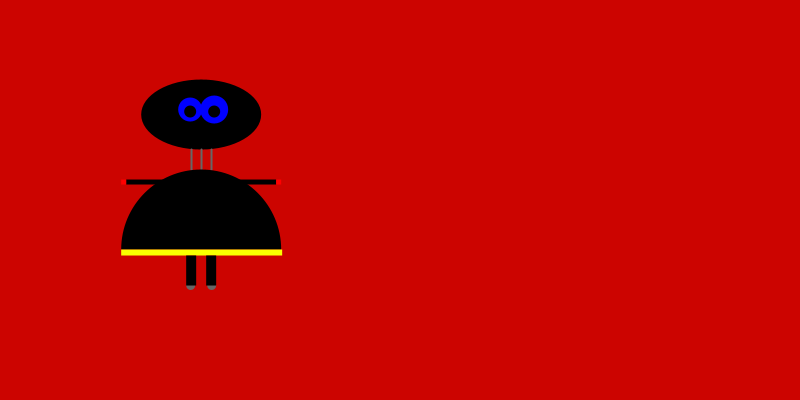
Frame 1 (no input)
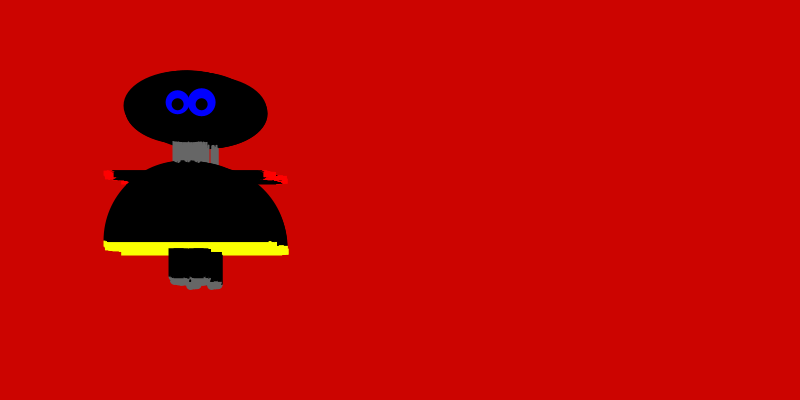
Frame 60 (the mouse pressed at the canvas centre just before this capture)
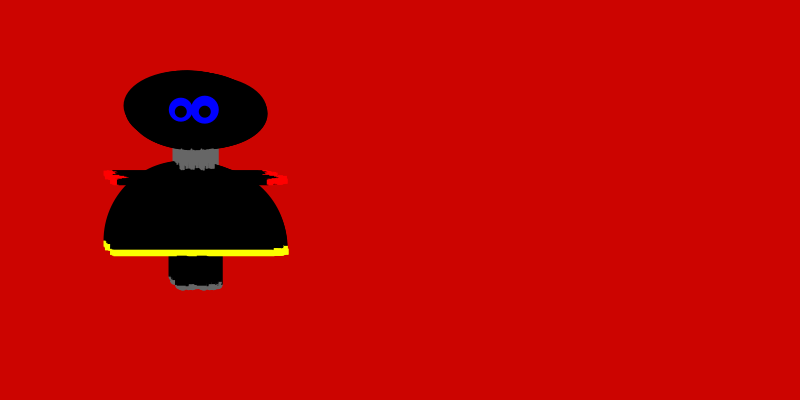
Frame 120 (the mouse held since frame 60 and released just before this capture)

The Processing sketch that drew these frames (run headless with seeded random() and noise(); from frame 60 on, the mouse is pressed at the canvas centre):

// Processing sketch: processing_58108
// ── processing_58108.pde

float x = 200;         // x-coordinate 
float y = 200;         // y-coordinate 
int leglength = 30;    // Body Height 
int neckHeight = 50;   // Neck Height 
int radius = 45;       // Head Radius 
float angle = 0.0;     // Angle for motion

void setup() { 
  size(800, 400);
  smooth();
  strokeWeight(2);
  background(204, 4, 0);
  ellipseMode(RADIUS);
}

void draw() { 
  
  //change position by small amount
  x+= random (-4, 4);
  y += random(-1, 1); 
  
  
     

 float ny = y - leglength - neckHeight - radius;
 //background(204);



// Head 
noStroke();                                    // Disable stroke 
fill(0);                                       // Set fill to black 
ellipse(x, y - 35 - neckHeight, 60, 35);       // Head 
fill(0, 0, 1000);                              // Set fill to blue 
ellipse(x + 13, y - 40 - neckHeight, 14, 14);  // Large eye 
ellipse(x - 11, y - 40 - neckHeight, 12, 12);  // Small eye
fill(0);                                       // Set fill to black 
ellipse(x + 13, y - 38 - neckHeight, 6, 6);    // Pupil large eye 
ellipse(x - 11, y - 38 - neckHeight, 6, 6);    // Pupil small eye 

// Neck
stroke(102);                                    // Set stroke to gray
line(x - 10, y  - 30, x - 10, y - neckHeight);  // Left
line(x, y -30, x, y - neckHeight);              // Middle
line(x + 10, y - 30, x + 10, y - neckHeight);   // Right

// Body 
noStroke();                           // Disable stroke 
fill(0);                              // Set fill to black 
arc(x, y + 50, 80, 80, PI, TWO_PI);   // Main body TOP
fill(250, 300, 0);                    // Set fill to yellow
rect(x - 80, y + 50, 161, 6);         // Gray stripe 

// Legs
noStroke();                                         // Disable stroke 
fill(102);                                          // Set fill to gray 
ellipse(x - 10.5, y + 56 + leglength, 4.5, 4.5);    // Left Antigravity orb 
ellipse(x + 10.5, y + 56 + leglength, 4.5, 4.5);    // Right Antigravity orb 
fill(0);                                            // Set fill to black 
rect(x - 15, y + 56, 10, leglength);                // Leftleg
rect(x + 5, y + 56, 10, leglength);                 // Rightleg

// Arms  
noStroke();                       // Disable stroke
fill(0);                          // Set fill to black 
rect(x - 75, y - 20, 40, 5);      // Left arm
rect(x + 35, y - 20, 40, 5);      // Right arm
fill(1000, 0, 0);                 // Set fill to red
rect(x - 80, y - 20, 5, 5);       // Right arm dec
rect(x + 75, y - 20, 5, 5);       // Left arm dec

}
